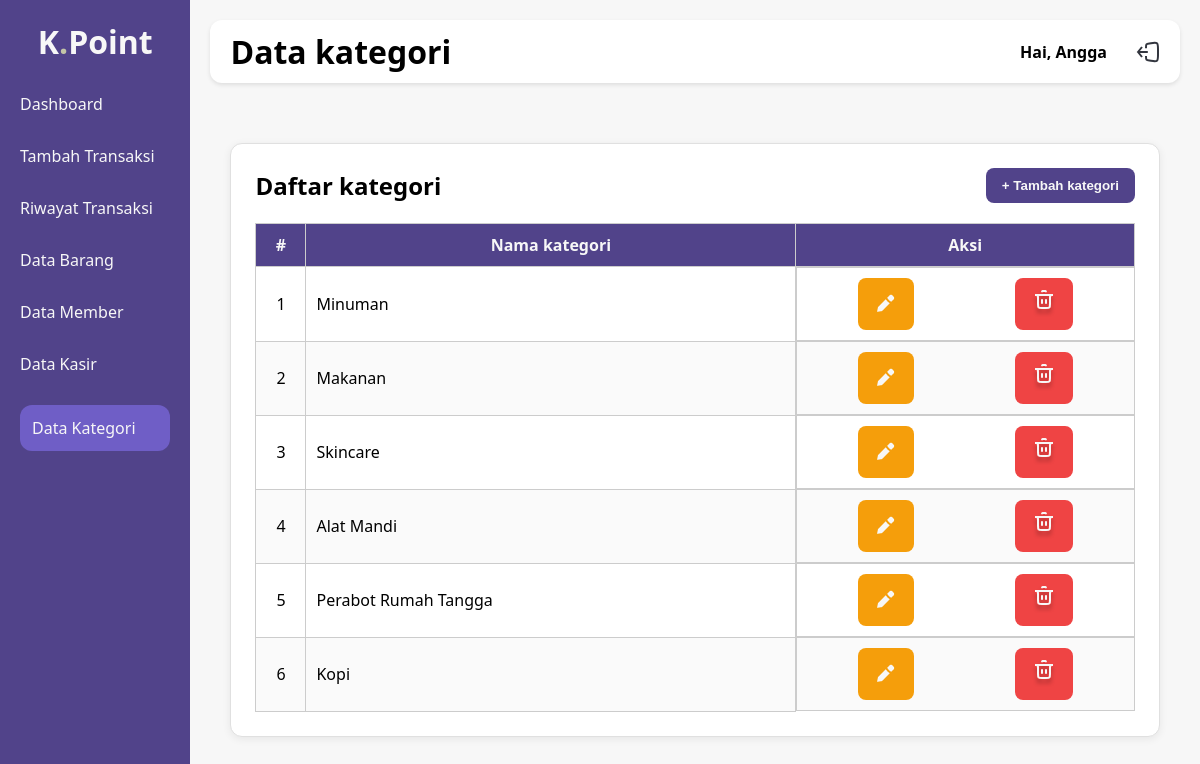
Page /data-kategori.php (signed in) on the committed database.
### tables this page shows
CREATE TABLE `kategori` (
  `id_kategori` int(11) NOT NULL,
  `nama_kategori` varchar(255) DEFAULT NULL
);

### data-kategori.php (the view, shortened to what this page needs)
<?php
include 'koneksi.php';
?>
<!DOCTYPE html>
<html lang="en">
<head>
    <link rel="stylesheet" href="assets/css/style.css?v=<?= time(); ?>">
</head>
<body>
    <div class="wrapper">
        <div class="sidebar">
            <ul>
                <li><a href="index.php" class="logo">K<span>.</span>Point</a></li>
                <li><a href="index.php" class="nav-link">Dashboard</a></li>
                <li><a href="tambah-transaksi.php" class="nav-link">Tambah Transaksi</a></li>
                <li><a href="riwayat.php" class="nav-link">Riwayat Transaksi</a></li>
                <li><a href="data-barang.php" class="nav-link">Data Barang</a></li>
                <li><a href="data-member.php" class="nav-link">Data Member</a></li>
                <li><a href="data-kasir.php" class="nav-link">Data Kasir</a></li>
                <li><a href="data-kategori.php" class="nav-link active">Data Kategori</a></li>
            </ul>
        </div>
        <div class="main-content" id="main-content">
            <div class="judul">
                <h1>Data kategori</h1>
                <div class="profil">
                    <h4>Hai, <?= $_SESSION['nama']; ?> </h4>
                    <img src="assets/icons/logout/logout.svg" alt="Logout" onclick="konfirmasiLogout()" style="cursor:pointer;">
                </div>
            </div>
            <div class="content">
                <section class="card">
                    <div class="card-header">
                        <h2>Daftar kategori</h2>
                        <button class="btn-tambah" onclick="tambahkategori()">
                        + Tambah kategori
                        </button>
                    </div>
                    <div class="table-container">
                    <table class="data-table">
                        <thead>
                            <tr>
                            <th scope="col">#</th>
                            <th scope="col">Nama kategori</th>
                            <th scope="col">Aksi</th>
                            </tr>
                        </thead>
                        <tbody>
                            <?php
                                                    $sqlktg1 = "select * from kategori order by id_kategori";
                                                    $qktg1   = mysqli_query($koneksi,$sqlktg1);
                                                    $urut = 1;
                                                    while ($rktg1 = mysqli_fetch_array($qktg1)) {
                                                        $nama_kategori = $rktg1['nama_kategori'];
                                                    ?>
                        <tr>
                            <td><?php echo $urut++ ?></td>
                            <td><?php echo $nama_kategori ?></td>
                            <td>
                                <button
                                type="button"
                                class="editBtn"
                                data-id-kategori="<?php echo $rktg1['id_kategori']; ?>" onclick="editkategori(event)"><img src="assets/icons/edit/Edit_fill.svg" alt="">
                                </button>
                                <button type="button" class="deleteBtn"
                                data-id-kategori="<?php echo $rktg1['id_kategori']; ?>"><img src="assets/icons/trash/Trash.svg" alt=""></button
                                >
                            </td>
                        </tr>
                        <?php } ?>
                        </tbody>
                    </table>
                    </div>
                </section>
            </div>
        </div>
    </div>
</body>
</html>

### assets/css/style.css (style rules this page uses)
:root { --kuning: #6f5ec6; --bg-color: #f7f7f7; --sidebar-width: 220px; --hitam: #51438a; }
* { margin: 0; padding: 0; box-sizing: border-box; scroll-behavior: smooth; }
body { font-family: "Segoe UI", sans-serif; display: flex; min-height: 100vh; }
.wrapper { display: flex; width: 100vw; min-height: 100vh; }
.sidebar { display: block; width: var(--sidebar-width); background: var(--hitam); color: var(--bg-color); padding: 20px; min-height: 100vh; transition: all 0.3s ease-in-out; }
.sidebar ul { list-style: none; padding: 0; }
.sidebar .logo { color: var(--bg-color); text-align: center; font-size: 2em; margin: 0 0 30px; font-weight: 900; }
.sidebar .logo span { color: #c3c5a7; }
.sidebar li a { display: block; color: var(--bg-color); text-decoration: none; margin: 30px 0; transition: 0.2s; }
.nav-link.active { background-color: var(--kuning); padding: 12px; border-radius: 12px; color: var(--bg-color); font-weight: 500; }
.main-content { flex-grow: 1; width: 100%; background: var(--bg-color); padding: 20px; }
.judul { background: white; padding: 10px 20px; box-shadow: 0 2px 4px rgba(0, 0, 0, 0.1); margin-bottom: 20px; display: flex; border-radius: 12px; justify-content: space-between; align-items: center; }
.profil { display: flex; justify-content: space-between; align-items: center; width: 140px; }
.content { padding: 40px 20px; width: 100%; max-width: 100%; box-sizing: border-box; margin: 0 auto; }
.card { background: white; border-radius: 12px; padding: 20px; box-shadow: 0 4px 12px rgba(0, 0, 0, 0.1); width: 100%; border: 1px solid #e0e0e0; box-sizing: border-box; }
.card-header { display: flex; justify-content: space-between; align-items: center; margin-bottom: 20px; }
.card-header h2 { margin: 0; font-size: 1.5em; }
.btn-tambah { background-color: var(--hitam); border: none; padding: 10px 16px; color: var(--bg-color); border-radius: 8px; font-weight: bold; cursor: pointer; transition: background 0.3s ease; }
.table-container { overflow-x: auto; }
.data-table { width: 100%; border-collapse: collapse; min-width: 600px; font-size: 16px; }
.data-table th, .data-table td { border: 1px solid #ccc; padding: 10px; text-align: left; }
.data-table th { background-color: #51438a; font-weight: bold; color: var(--bg-color); }
.data-table tbody tr:nth-child(even) { background-color: #fafafa; }
.data-table th:nth-child(1), .data-table td:nth-child(1) { width: 50px; text-align: center; }
.data-table th { text-align: center; }
.data-table td:nth-child(3), .data-table td:nth-child(4) { text-align: right; }
.data-table td:last-child { display: flex; justify-content: space-around; }
.card { background: #fff; border-radius: 12px; box-shadow: 0 2px 8px rgba(0, 0, 0, 0.07); padding: 24px; min-height: 120px; display: flex; flex-direction: column; justify-content: center; }
.editBtn { background-color: #f59e0b; color: white; border: none; padding: 10px 16px; border-radius: 8px; cursor: pointer; }
.deleteBtn { background-color: #ef4444; color: white; border: none; padding: 10px 16px; border-radius: 8px; cursor: pointer; }

### rows in the picture
kategori: nama_kategori "Minuman"
kategori: nama_kategori "Makanan"
kategori: nama_kategori "Skincare"
kategori: nama_kategori "Alat Mandi"
kategori: nama_kategori "Perabot Rumah Tangga"
kategori: nama_kategori "Kopi"

### other values in the picture
$_SESSION['nama'] "Angga"
